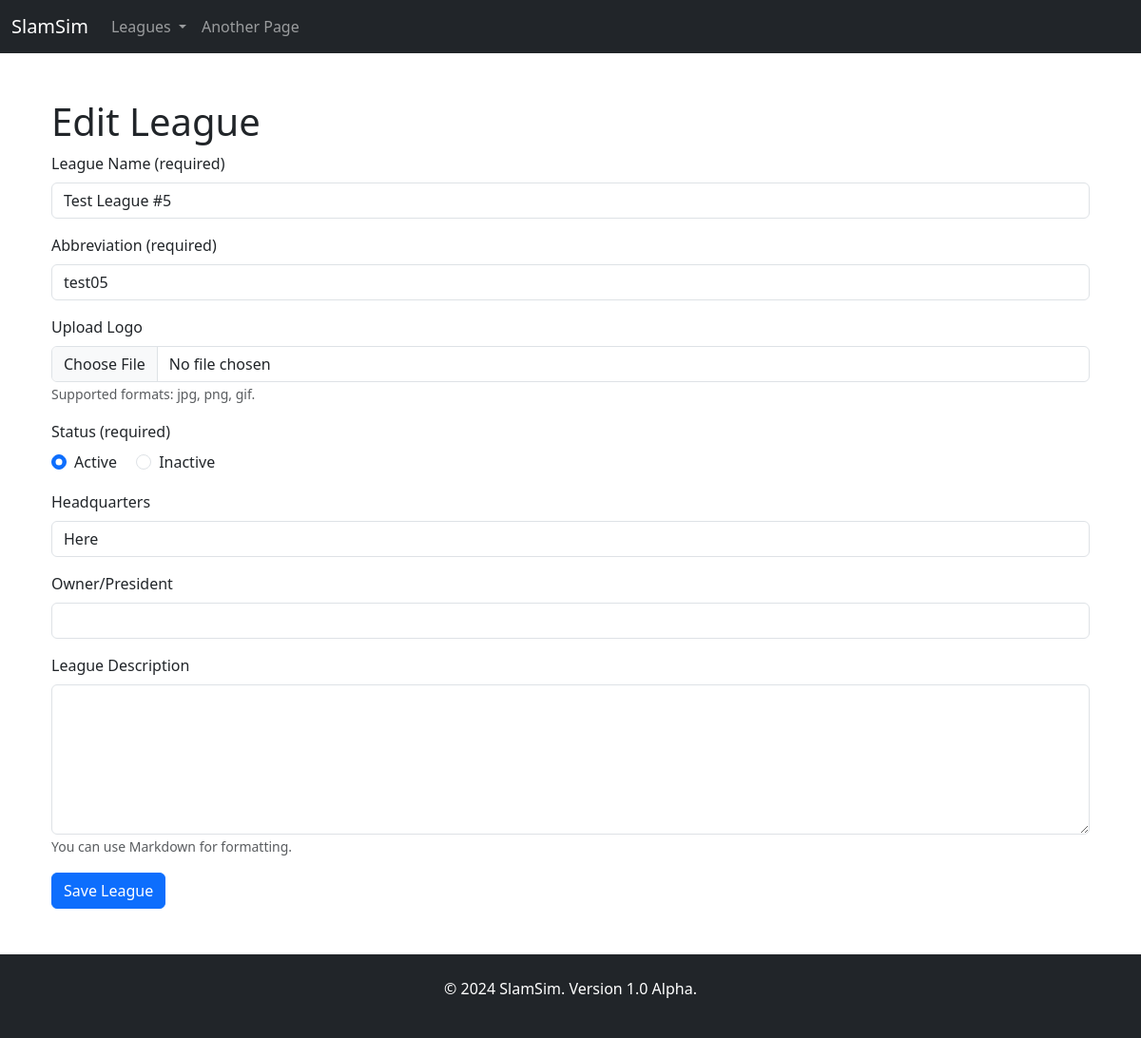
/leagues/1/edit, run on the app's committed database.
### models/league.py (models this page shows, shortened)
class league_model(db.Model):
    __tablename__ = 'league_table'
    id = db.Column(db.Integer, primary_key=True)
    name = db.Column(db.String(100), nullable=False)
    abbreviation = db.Column(db.String(10), nullable=False)
    logo = db.Column(db.String(100), nullable=True)
    status = db.Column(db.String(10), nullable=False)
    owner = db.Column(db.String(100), nullable=True)
    headquarters = db.Column(db.String(100), nullable=True)
    description = db.Column(db.Text, nullable=True)

### routes/leagues.py (the view, shortened to what this page needs)
@league_routes.route('/leagues/<int:league_id>/edit', methods=['GET', 'POST'])
def edit_league(league_id):
    league = league_model.query.get_or_404(league_id)
    form = league_form(obj=league)
    return render_template('leagues/edit.html', form=form, league=league)

### forms/league.py
class league_form(FlaskForm):
    name = StringField('Name', validators=[DataRequired()])
    abbreviation = StringField('Abbreviation', validators=[DataRequired()])
    logo = FileField('Upload File', validators=[
        FileAllowed(['jpg', 'png', 'gif'], 'Images only')
    ])
    status = RadioField('Status', choices=[('Active', 'Active'), ('Inactive', 'Inactive')], validators=[DataRequired()])
    owner = StringField('Owner')
    headquarters = StringField('Headquarters')
    description = TextAreaField('Description')
    submit = SubmitField('Submit')

### templates/leagues/edit.html (shortened to what this page needs)
{% extends "base.html" %}
{% block content %}
    <div class="container mt-5">
        <h1>Edit League</h1>
        <form action="{{ url_for('league_routes.edit_league', league_id=league.id) }}" method="post" enctype="multipart/form-data">
            <div class="mb-3">
                <label for="name" class="form-label">League Name (required)</label>
                <input type="text" class="form-control" id="name" name="name" maxlength="100" value="{{ league.name }}" required>
            </div>
            <div class="mb-3">
                <label for="abbreviation" class="form-label">Abbreviation (required)</label>
                <input type="text" class="form-control" id="abbreviation" name="abbreviation" maxlength="10" value="{{ league.abbreviation }}" required>
            </div>
<div class="mb-3">
    <label for="logo" class="form-label">Upload Logo</label>
    <input type="file" class="form-control" id="logo" name="logo" accept="image/*">
    <small class="form-text text-muted">Supported formats: jpg, png, gif.</small>
</div>
<div class="mb-3">
    <label class="form-label">Status (required)</label><br>
    <div class="form-check form-check-inline">
        <input class="form-check-input" type="radio" name="status" id="status_active" value="Active" {% if league.status == 'Active' %}checked{% endif %} required>
        <label class="form-check-label" for="status_active">Active</label>
    </div>
    <div class="form-check form-check-inline">
        <input class="form-check-input" type="radio" name="status" id="status_inactive" value="Inactive" {% if league.status == 'Inactive' %}checked{% endif %} required>
        <label class="form-check-label" for="status_inactive">Inactive</label>
    </div>
</div>
            <div class="mb-3">
                <label for="headquarters" class="form-label">Headquarters</label>
                <input type="text" class="form-control" id="headquarters" name="headquarters" maxlength="100" value="{{ league.headquarters }}">
            </div>
            <div class="mb-3">
                <label for="owner" class="form-label">Owner/President</label>
                <input type="text" class="form-control" id="owner" name="owner" maxlength="60" value="{{ league.owner }}">
            </div>
            <div class="mb-3">
                <label for="description" class="form-label">League Description</label>
                <textarea class="form-control" id="description" name="description" rows="6" value="{{ league.description }}"></textarea>
                <small class="form-text text-muted">You can use Markdown for formatting.</small>
            </div>
            <button type="submit" class="btn btn-primary">Save League</button>
        </form>
    </div>
{% endblock %}

### data on the page
league_model: name "Test League #5", abbreviation "test05", status "☑ Active", status "☐ Inactive", headquarters "Here"
